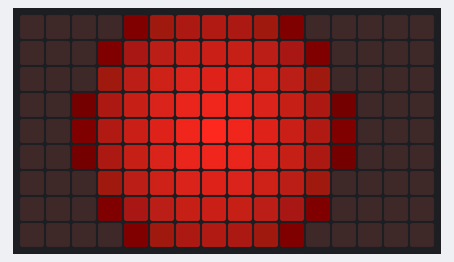
Recording of a program running on a simulated Raspberry Pi (BCM pin numbers). On the bench: 16×9 LED matrix. The interpreter's speed is modelled, so counts of loop turns are approximate.

Above: at 0.46 s.
At 1.7 s:
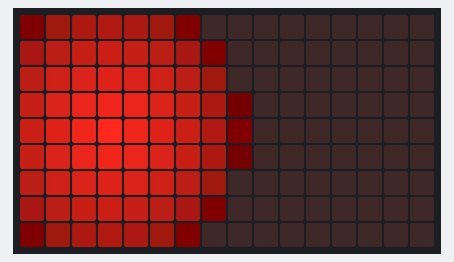
At 2.95 s:
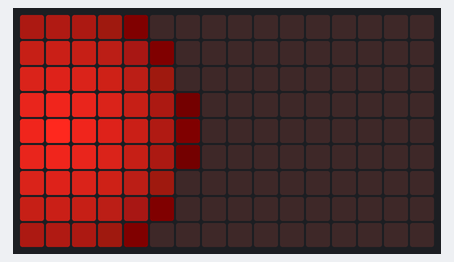
At 5.43 s:
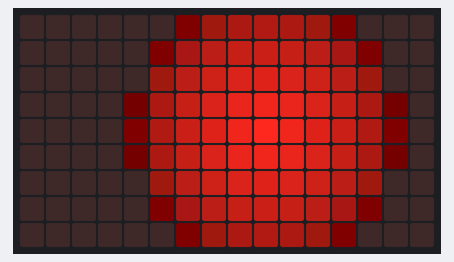
At 7.92 s:
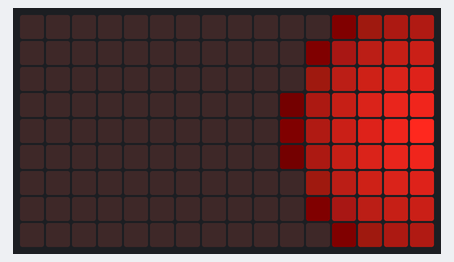
At 10.71 s:
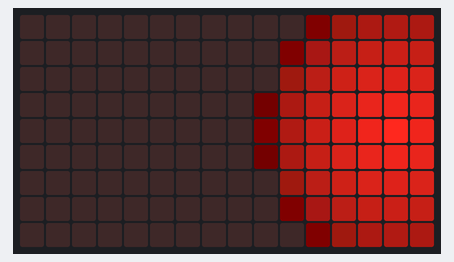

Measured:
- by itself, everything shown: repeats every 9.9 s, in 32 steps

The program:

lcd_test.py
```python
import board
import busio
import time
from math import floor, sqrt

from adafruit_is31fl3731.matrix import Matrix as Display

i2c = busio.I2C(board.SCL, board.SDA)

display = Display(i2c)

rows = 9
cols = 16
drop = 50

def displayPixels(xr):
	for x in range(0,cols):
		for y in range(0,rows):
			dist = sqrt((x-xr)**2 + (floor(rows/2)-y)**2)
			val = 255-int(dist*drop)
#			val = 255-abs(x-xr)*drop-abs(floor(rows/2)-y)*drop
			if val < 0:
				val = 0
			display.pixel(x,y,val)
#			print(val)
row = 1
dr = 1

while True:
	displayPixels(row)
	row += dr
	if row == 16 or row == 0:
		dr *= -1
#	time.sleep(.02)
```
